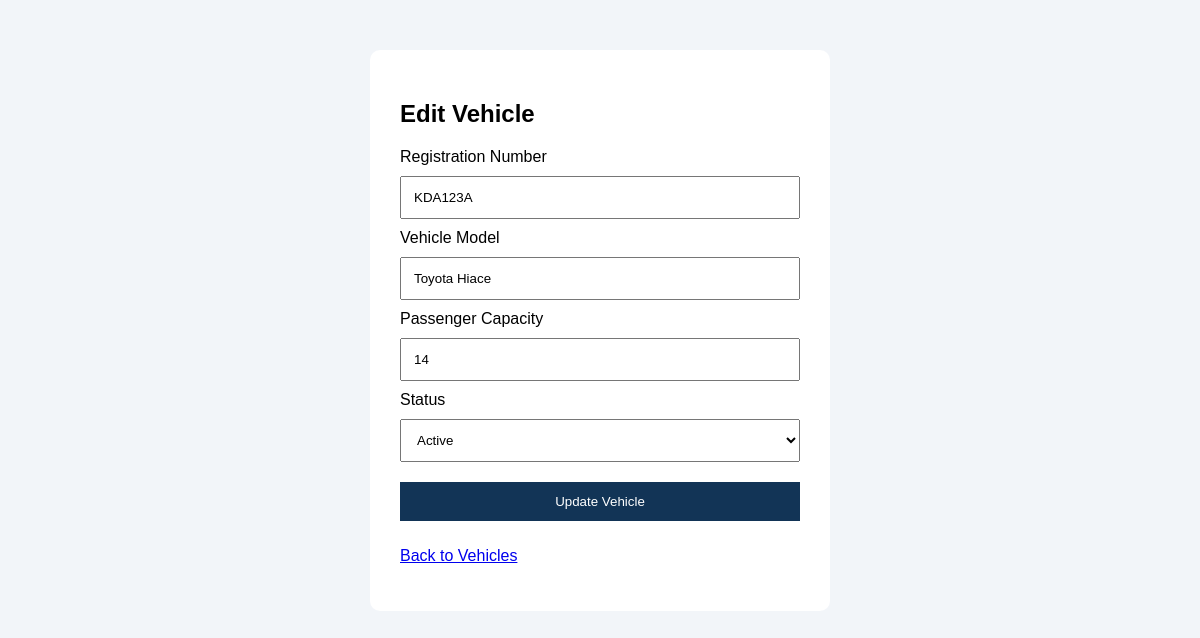
Screenshot of /edit_vehicle.php?id=1 (signed in) with the database file from the repository.
### tables this page shows
CREATE TABLE `vehicles` (
  `vehicle_id` int(11) NOT NULL,
  `registration_number` varchar(30) NOT NULL,
  `vehicle_model` varchar(100) DEFAULT NULL,
  `capacity` int(11) DEFAULT NULL,
  `status` enum('active','inactive','maintenance') DEFAULT 'active',
  `driver_id` int(11) DEFAULT NULL
);

### edit_vehicle.php (the view, shortened to what this page needs)
<?php
require_once 'db_connect.php';
$vehicle_id = (int) $_GET['id'];
$stmt = $conn->prepare("SELECT * FROM vehicles WHERE vehicle_id = ?");
$stmt->bind_param("i", $vehicle_id);
$stmt->execute();
$result = $stmt->get_result();
$vehicle = $result->fetch_assoc();
?>
<!DOCTYPE html>
<html lang="en">
<head>
</head>
<body>
<div class="container">
    <h2>Edit Vehicle</h2>
    <form method="POST">
        <label>Registration Number</label>
        <input type="text" name="registration_number"
               value="<?php echo htmlspecialchars($vehicle['registration_number']); ?>"
               required>
        <label>Vehicle Model</label>
        <input type="text" name="vehicle_model"
               value="<?php echo htmlspecialchars($vehicle['vehicle_model']); ?>"
               required>
        <label>Passenger Capacity</label>
        <input type="number" name="capacity" min="1"
               value="<?php echo htmlspecialchars($vehicle['capacity']); ?>"
               required>
        <label>Status</label>
        <select name="status">
            <option value="active" <?php if ($vehicle['status'] === 'active') echo 'selected'; ?>>Active</option>
        </select>
        <button type="submit">Update Vehicle</button>
    </form>
    <p><a href="view_vehicles.php">Back to Vehicles</a></p>
</div>
</body>
</html>

### edit_vehicle.php (style rules this page uses)
body { font-family: Arial, sans-serif; background: #f2f5f9; }
.container { width: 400px; margin: 50px auto; padding: 30px; background: white; border-radius: 10px; }
input, select, button { width: 100%; padding: 12px; margin: 10px 0; box-sizing: border-box; }
button { background: #123456; color: white; border: none; cursor: pointer; }

### rows the page displays
vehicles: registration_number "KDA123A", vehicle_model "Toyota Hiace", capacity "14", status "Active"
